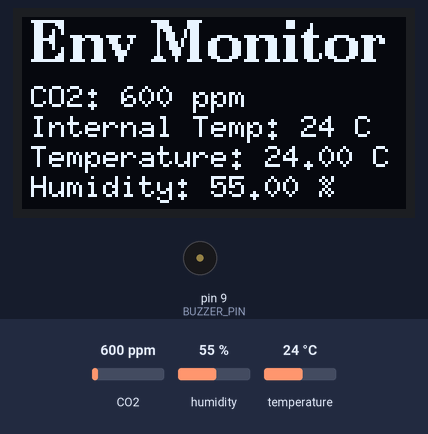
Bench run of a sketch on a simulated Arduino Uno, built with avr-gcc and run on an emulated ATmega328P. Shown: 128×64 one-colour display, buzzer (waves = sounding). The inputs (shaded band) are chosen by the test bench; at power-on: CO2 600 ppm, humidity 55 %, temperature 24 °C.

Above: at 5.4 s.
5.5 s: CO2 set to 2457 ppm
At 6.8 s:
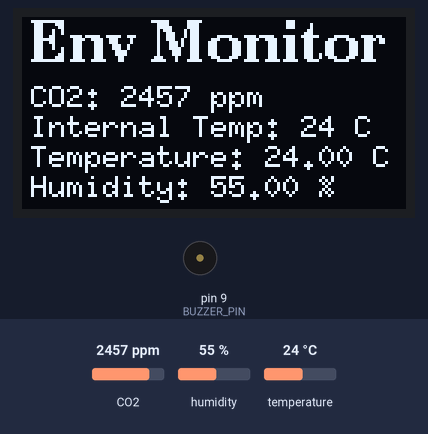
7.9 s: CO2 set to 2546 ppm
At 9.4 s:
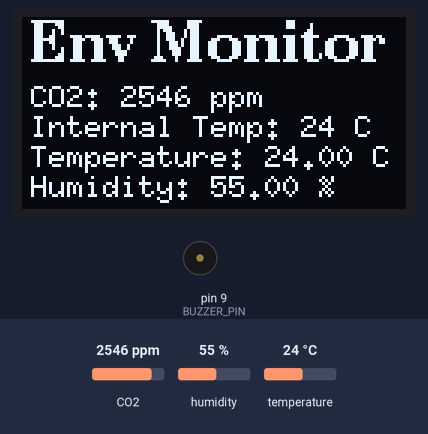
13.8 s: humidity set to 22 %
At 15.3 s:
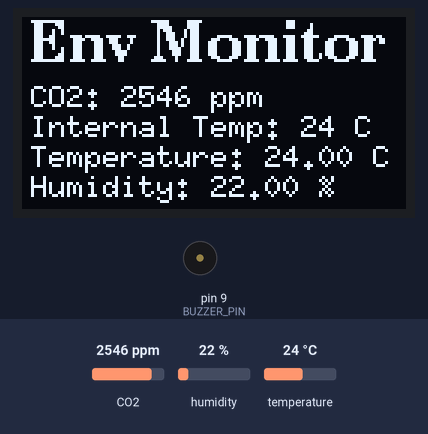
17.8 s: temperature set to 12 °C
At 19.6 s:
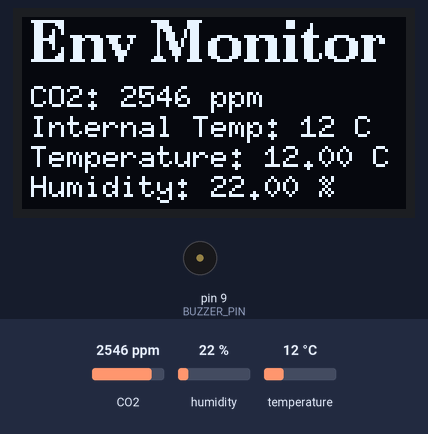
Timing chart, 0 to 22.0 s (numbered marks = the images above; inputs shaded):
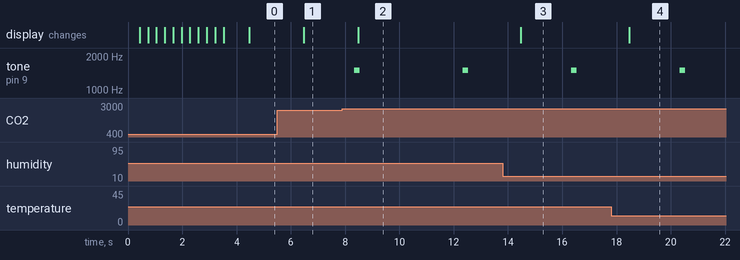

The sketch:

AIRQ2.ino
```cpp
#include <Wire.h>
#include <Adafruit_SHT31.h>       // SHT30 sensor library
#include "MHZ19.h"                // MH-Z19 CO2 sensor library
#include <U8g2lib.h>              // U8G2 OLED display library
#include <SoftwareSerial.h>

#define RX_PIN 10
#define TX_PIN 11
#define BAUDRATE 9600
#define BUZZER_PIN 9
MHZ19 myMHZ19;
Adafruit_SHT31 sht30 = Adafruit_SHT31();
SoftwareSerial mySerial(RX_PIN, TX_PIN);
U8G2_SH1106_128X64_NONAME_F_HW_I2C u8g2(U8G2_R0, U8X8_PIN_NONE);

unsigned long getDataTimer = 0;
unsigned long buzzerTimer = 0;
bool buzzerOn = false;

void showBootupAnimation() {
    u8g2.clearBuffer();
    u8g2.setFont(u8g2_font_ncenB08_tr);
    u8g2.drawStr(35, 30, "Loading...");
    u8g2.sendBuffer();
    delay(300);

    for (int i = 0; i <= 100; i += 10) {
        u8g2.clearBuffer();
        u8g2.drawStr(35, 30, "  presents...");
        u8g2.drawStr(25, 20, "GROUP SEVEN");
        u8g2.drawFrame(13, 40, 108, 10);
        u8g2.drawBox(13, 40, i + 8, 10);
        u8g2.sendBuffer();
        delay(250);
    }
    delay(500);
}

void displayError(const char* errorMessage) {
    u8g2.clearBuffer();
    u8g2.setFont(u8g2_font_ncenB08_tr);
    u8g2.drawStr(3, 30, "ERROR:");
    u8g2.drawStr(3, 50, errorMessage);
    u8g2.sendBuffer();
    while (true);
}

void setup() {
    Serial.begin(9600);
    mySerial.begin(BAUDRATE);
    myMHZ19.begin(mySerial);
    myMHZ19.autoCalibration();

    pinMode(BUZZER_PIN, OUTPUT);
    noTone(BUZZER_PIN);

    if (!sht30.begin(0x44)) {
        Serial.println("Couldn't find SHT30 sensor!");
        displayError("SHT30 Not Found");
    }

    u8g2.begin();
    showBootupAnimation();
}

void loop() {
    if (millis() - getDataTimer >= 2000) {
        getDataTimer = millis();

        int CO2 = myMHZ19.getCO2();
        int8_t TempMHZ19 = myMHZ19.getTemperature();

        float tempSHT30 = sht30.readTemperature();
        float humidity = sht30.readHumidity();

        if (isnan(tempSHT30) || isnan(humidity)) {
            displayError("SHT30 Read Err");
        }
        if (CO2 == -1) {
            displayError("MH-Z19 Read Err");
        }

        if (CO2 > 2500) {
            if (millis() - buzzerTimer >= 500) {
                buzzerTimer = millis();
                if (buzzerOn) {
                    noTone(BUZZER_PIN);
                } else {
                    tone(BUZZER_PIN, 1500, 200);
                }
                buzzerOn = !buzzerOn;
            }
        } else {
            noTone(BUZZER_PIN);
        }

        u8g2.clearBuffer();
        u8g2.setFont(u8g2_font_ncenB14_tr);
        u8g2.setCursor(3, 15);
        u8g2.print("Env Monitor");

        u8g2.setFont(u8g2_font_6x10_tf);
        u8g2.setCursor(3, 30);
        u8g2.print("CO2: "); u8g2.print(CO2); u8g2.print(" ppm");
        u8g2.setCursor(3, 40);
        u8g2.print("Internal Temp: "); u8g2.print(TempMHZ19); u8g2.print(" C");
        u8g2.setCursor(3, 50);
        u8g2.print("Temperature: "); u8g2.print(tempSHT30); u8g2.print(" C");
        u8g2.setCursor(3, 60);
        u8g2.print("Humidity: "); u8g2.print(humidity); u8g2.print(" %");
        u8g2.sendBuffer();
    }
}
```

Measured:
- the behaviour switches between 2500 and 2501 ppm on CO2 (found by bisection; images 1 and 2)
- after the input at 5.5 s, the display: changes after 0.97 s (image 1)
- after the input at 7.9 s, tone on pin 9 (BUZZER_PIN): alternates 1500 Hz for 0.20 s and silent for 3.8 s, starting after 0.43 s; the display: changes after 0.57 s (image 2)
- after the input at 13.8 s, the display: changes after 0.67 s (image 3)
- after the input at 17.8 s, the display: changes after 0.67 s (image 4)
